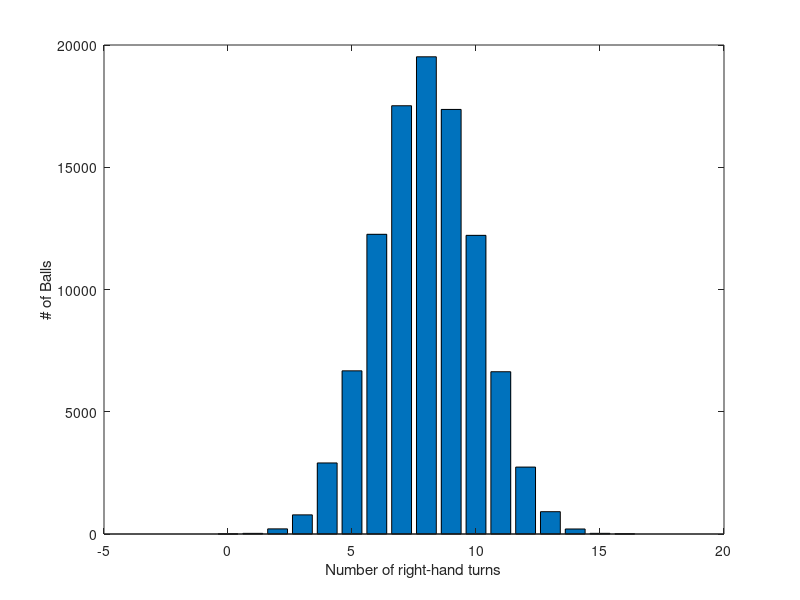

This chart was generated by the following MATLAB code:
% GaltonBoard.m
% Francis Galton (1822-1911) developed a mechanical device that would
% generate a binomial distribution. Watch this short video to see how it
% works: https://www.youtube.com/watch?v=6YDHBFVIvIs
% 
% Use MATLAB to simulate 1000 balls going through a Galton board with 16
% rows of pins. Post a figure showing their final distribution.
%
% RTB wrote it, 01 August 2017, hot summer day listening to Tales from
% Topographic Oceans

% We can think of each row of pins as enforcing a binary decsision with
% equal probability of the ball turning to the right or the left. So, in
% essence, this is like flipping a fair coin 16 times and counting the
% number of heads (or tails). So getting 16 heads would be like the ball
% making 16 'rightwards' turns.

nRowsOfPins = 16;
nBalls = 100000;

% It can all be done with a single line of code. It's a good test of your
% MATLAB knowledge to try to parse such lines, but it's a terrible thing to
% do in practice. Why?
rng default
numRightTurns = sum(round(rand(nRowsOfPins,nBalls)));

% Plot a histogram
xBins = 0:nRowsOfPins;       % all possible #s of right-hand turns
binCounts = hist(numRightTurns,xBins);
figure
bar(xBins,binCounts);
xlabel('Number of right-hand turns');
ylabel('# of Balls');

% Questions #2-4: You probably noticed that your histogram for question
% #1 looked pretty close to a bell-shaped curve (a.k.a. Gaussian or Normal
% distribution).
% 
% Q2: Use 'binopdf' to calculate the probability of getting a ball in the
% middle bin (i.e. it makes 8 right and 8 left turns, in any order).
x=8; n=16; p=0.5;
pBino = binopdf(x,n,p); % 0.1964

% Q3: Use 'normpdf' to make the same calculation
pNorm = normpdf(x,n*p,sqrt(n*p*(1-p))); % 0.1995

% Q4: Which number is more accurate?
% Ans: The binomial probability is exact; the normal is an approximation
% that gets better as n gets large. Even with an n of 16, the normal
% approximation is only off by about 1.5%.

% Q5: What is your estimate of the same probability based on your
% simulation?
pSim = sum(numRightTurns == x) / nBalls;


